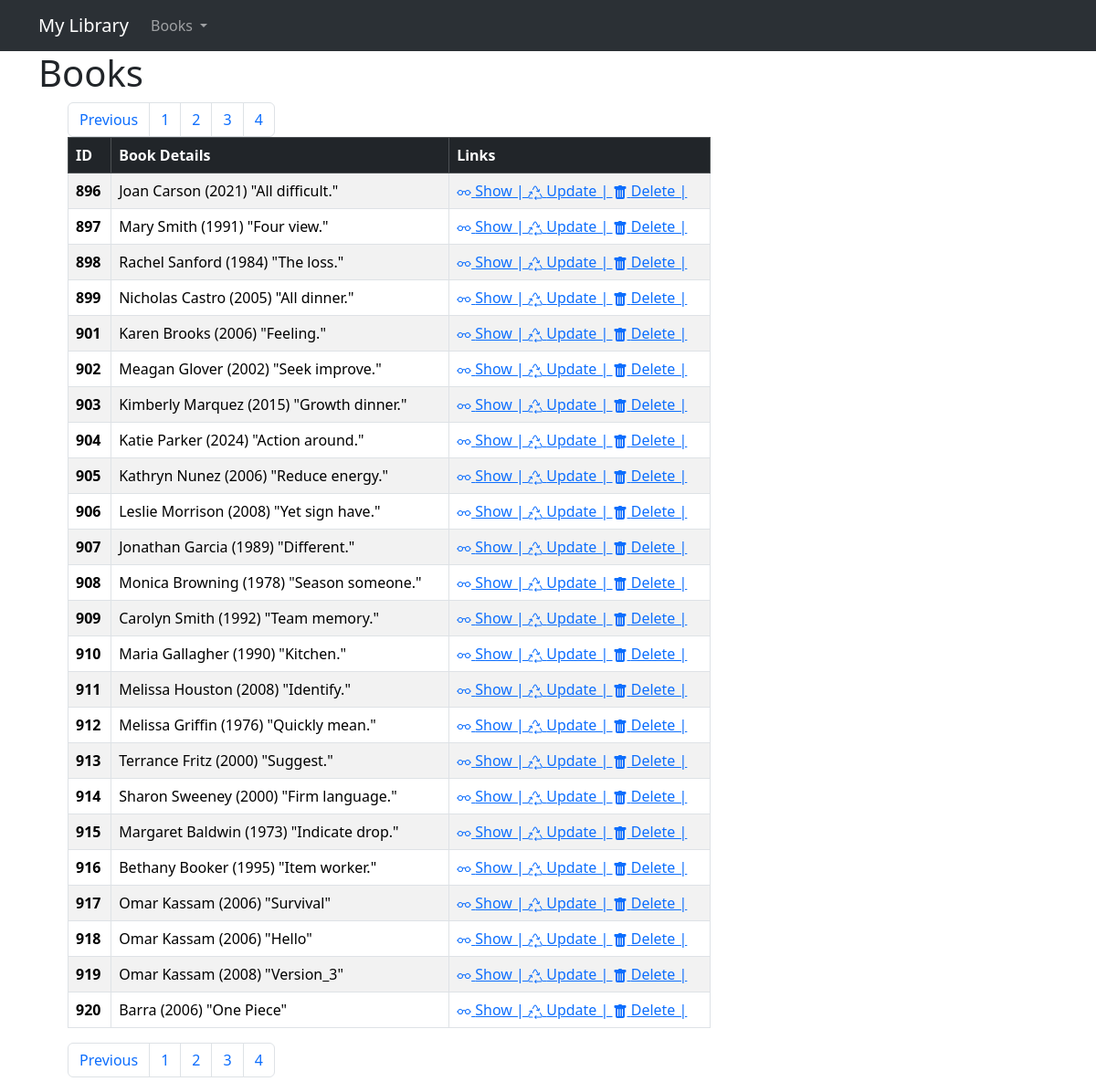
/books/?page=4, run on the app's committed database.
### loans/models.py (models this page shows)
class Book(models.Model):
    authors= models.CharField(max_length=255, validators=[MinLengthValidator(4)])
    title = models.CharField(max_length=255)
    publication_date = models.DateField()
    isbn = models.CharField(max_length=13, unique=True, validators=[
            RegexValidator(
                regex=r'^\d{10}(\d{3})?$',
                message="An ISBN number must consist of either 10 or 13 digits."
            )
        ])

### loans/views.py (the view)
# urls.py: path('books/', views.books, name='books'),
def books(request):
	book_list = Book.objects.all()
	paginator = Paginator(book_list, ITEMS_PER_PAGE)
	page_number = request.GET.get("page")
	page_object = paginator.get_page(page_number)
	context = {'page_object': page_object}
	return render(request, 'books.html', context)

### loans/templates/books.html (shortened to what this page needs)
{% extends "base_page.html" %}
{% block content %}
<h1>Books</h1>
<ul>
    {% include "__pagination_navbar.html" with page_object=page_object %}
    <table class="table table-striped table-hover table-bordered">
          <thead class="table-dark">
            <tr>
              <th scope="col">ID</th>
              <th scope="col">Book Details</th>
              <th scope="col">Links</th>
            </tr>
          </thead>
          <tbody>
            {% for book in page_object %}
            <tr>
              <th scope="row">{{ book.id }}</th>
              <td>{{book.authors}}  ({{book.publication_date.year}})  "{{book.title}}"</td>
              <td><a href="{% url 'books-with-id' book.id %}">
                     Show |
                  </a>
                  <a href="{% url 'update-book' book.id %}">
                       Update |
                  </a>
                  <a href="{% url 'delete-book' book.id %}">
                       Delete |
                  </a>
              </td>
            </tr>
            {% endfor %}
          </tbody>
    </table>
    {% include "__pagination_navbar.html" with page_object=page_object %}
</ul>
{% endblock %}

### data on the page
Book: id "896", authors "Joan Carson", publication_date.year "2021", title "All difficult."
Book: id "897", authors "Mary Smith", publication_date.year "1991", title "Four view."
Book: id "898", authors "Rachel Sanford", publication_date.year "1984", title "The loss."
Book: id "899", authors "Nicholas Castro", publication_date.year "2005", title "All dinner."
Book: id "901", authors "Karen Brooks", publication_date.year "2006", title "Feeling."
Book: id "902", authors "Meagan Glover", publication_date.year "2002", title "Seek improve."
Book: id "903", authors "Kimberly Marquez", publication_date.year "2015", title "Growth dinner."
Book: id "904", authors "Katie Parker", publication_date.year "2024", title "Action around."
Book: id "905", authors "Kathryn Nunez", publication_date.year "2006", title "Reduce energy."
Book: id "906", authors "Leslie Morrison", publication_date.year "2008", title "Yet sign have."
Book: id "907", authors "Jonathan Garcia", publication_date.year "1989", title "Different."
Book: id "908", authors "Monica Browning", publication_date.year "1978", title "Season someone."
Book: id "909", authors "Carolyn Smith", publication_date.year "1992", title "Team memory."
Book: id "910", authors "Maria Gallagher", publication_date.year "1990", title "Kitchen."
Book: id "911", authors "Melissa Houston", publication_date.year "2008", title "Identify."
Book: id "912", authors "Melissa Griffin", publication_date.year "1976", title "Quickly mean."
Book: id "913", authors "Terrance Fritz", publication_date.year "2000", title "Suggest."
Book: id "914", authors "Sharon Sweeney", publication_date.year "2000", title "Firm language."
Book: id "915", authors "Margaret Baldwin", publication_date.year "1973", title "Indicate drop."
Book: id "916", authors "Bethany Booker", publication_date.year "1995", title "Item worker."
Book: id "917", authors "Omar Kassam", publication_date.year "2006", title "Survival"
Book: id "918", authors "Omar Kassam", publication_date.year "2006", title "Hello"
Book: id "919", authors "Omar Kassam", publication_date.year "2008", title "Version_3"
Book: id "920", authors "Barra", publication_date.year "2006", title "One Piece"

### other printed values
{{ number }} "1" "2" "3" "4" "1" "2" "3" "4"
